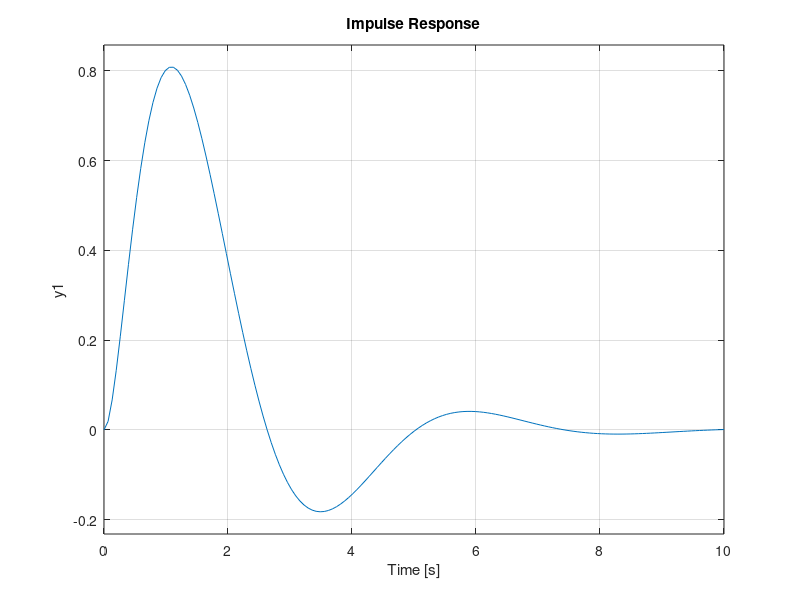

Source code (MATLAB):
z=[]
p=[0 -2 -4]
k=[10]
G3=zpk(z,p,k)
num_3=[1]
den_3=[1]
H3=tf(num_3,den_3)
sys3a=feedback(G3,H3)
subplot(2,1,1)
step(sys3a)
subplot(2,1,2)
impulse(sys3a)